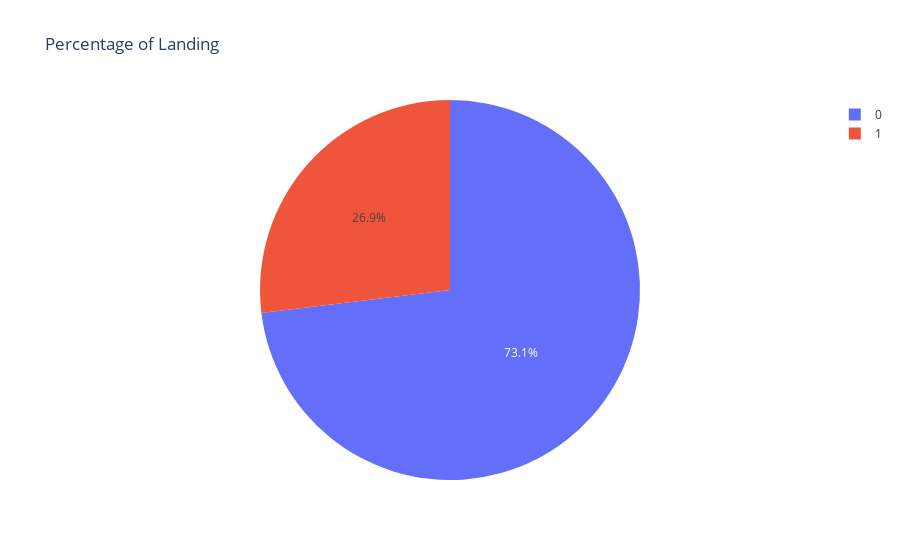

Source (notebook cell):
### Code cell
filtered_df = spacex_df[spacex_df["Launch Site"] == 'CCAFS LC-40']
filtered_df = filtered_df["class"].value_counts().to_frame().reset_index()
filtered_df.columns = ["class","count"]
print(filtered_df)
fig = px.pie(filtered_df, values='count', 
        names='class', 
        title='Percentage of Landing')
fig

### Figure 1 — Plotly figure (JSON) as saved in the notebook; plotly's stock layout.template omitted (floating-point values rounded to 4 significant figures)
{"data": [{"domain": {"x": [0, 1], "y": [0, 1]}, "hovertemplate": "class=%{label}<br>count=%{value}<extra></extra>", "labels": [0, 1], "legendgroup": "", "name": "", "showlegend": true, "type": "pie", "values": [19, 7]}], "layout": {"autosize": true, "legend": {"tracegroupgap": 0}, "title": {"text": "Percentage of Landing"}}}
